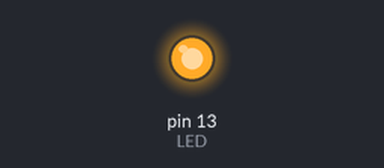
Bench run of a sketch on a simulated Arduino Uno, built with avr-gcc and run on an emulated ATmega328P. On the bench: output pins drawn as LEDs (lit = HIGH).

Above: at 0.03 s.
At 7.31 s:
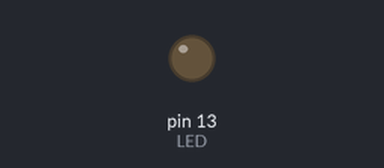
Timing chart, 0 to 7.6 s (numbered marks = the images above):
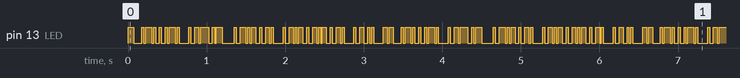

Measured:
- by itself, pin 13 (LED): moves between LOW and HIGH, repeating every 3.3 s
- by itself, everything shown: repeats every 3.3 s, in 22 steps

The sketch:

TxByte_step_4-2.ino
```cpp
/* TRASMISSIONE RIPETITIVA MESSAGGIO SENZA PAUSE */

// - si scorre sui caratteri fino al fondo e al termine si ricomincia
// - ogni volta che TxByte ha finito si passa al carattere successivo

// piedino su cui trasmettere
#define LED 13

// dato da trasmettere
char Messaggio[]="CIAO MAMMA\n";

// struttura trama
int N=8;
char P='E';
int S=2;
unsigned long Tb=25;

// gestione attesa
unsigned long tInitAttesa=0;
unsigned long tAttesa=100;

// prototipi
bool TxByte(char dato);

void setup() {
	pinMode(LED, OUTPUT);
	digitalWrite(LED,HIGH);
}

void loop() {
	static int y=0;

	if(TxByte(Messaggio[y]))
		y++;

	if(Messaggio[y] == '\0')
		y=0;

}

bool TxByte(char dato) {

	// dato locale da trasmettere in cui verrà salvato il parametro
	static char cattura;

	// gestione stato
	static int statoPresente=0;
	static int statoFuturo=0;

	// variabili di appoggio
	static bool parita=true;
	bool bit;
	static int i=0;

	// gestione orologio
	static unsigned long tInit=0;

	//non usare millis()-tInit>=Tb perchè essendo unsigned
	//quando la differenza fosse negativa si avrebbe
	//un numero enorme positivo (overflow)

	if (tInit==0 || millis()>=tInit+Tb) {

		switch(statoPresente) {
			case 0:
				digitalWrite(LED,HIGH); //idle
				cattura=dato; //cattura il parametro ricevuto nella vecchia variabile dato che diventa locale
				statoFuturo=1;
				parita=false;
				tInit=0; //la prossima chiamata passo subito in 1 (partenza asincrona)
				break;

			case 1:
				digitalWrite(LED,LOW); //bit di start
				statoFuturo=2;
				i=0;
				tInit=millis(); //inizializza la sosta per il primo tempo di bit
				break;

			case 2:
				bit=((cattura &(1<<i))!=0);
				digitalWrite(LED,bit);
				parita^=bit;
				i++;
				if(i==N)
				{
					if(P=='N')
						statoFuturo=4;
					else
						statoFuturo=3;
					i=0;
				}
				tInit+=Tb; //inizializza la sosta per il successivo tempo di bit
				break;

			case 3:
				if(P=='O')
					parita=!parita;
				digitalWrite(LED,parita);
				statoFuturo=4;
				tInit+=Tb; //inizializza la sosta per il successivo tempo di bit
				break;

			case 4:
				digitalWrite(LED,HIGH);
				i++;
				if(i==S)
					statoFuturo=5; // attende ultimo Tb
				tInit+=Tb; //inizializza la sosta per il successivo tempo di bit
				break;

			case 5:	// stato di passaggio per attendere il completamento dell'ultimo Tb prima di ritornare true
				statoFuturo=0;
				break;
		} // switch

		statoPresente=statoFuturo;

	} // if

	return (statoPresente==0);

} // TxByte
```
